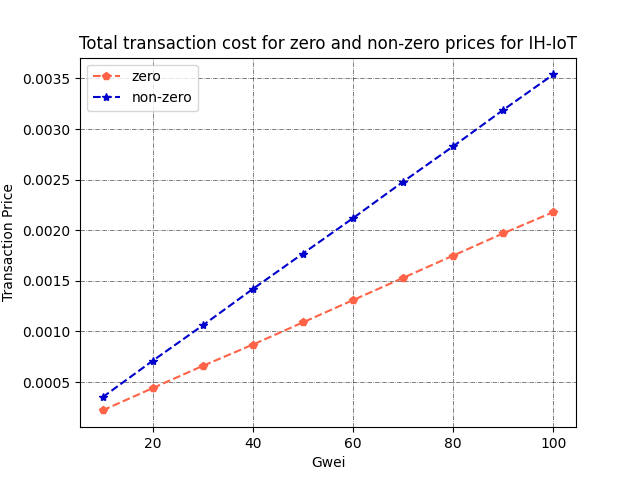

Generate this figure with Python:
import matplotlib.pyplot as plt

# Data
gwei = [10, 20, 30, 40, 50, 60, 70, 80, 90, 100]
nonzero_price = [0.00035, 0.00071, 0.00106, 0.00142, 0.00177, 0.00212, 0.00248, 0.00283, 0.00319, 0.00354]
zero_price = [0.00022,0.00044, 0.00066,0.00087, 0.00109, 0.00131,0.00153, 0.00175, 0.00197, 0.00218]

# Plot
plt.plot(gwei, zero_price, label='zero', color='tomato', marker='p',linestyle = 'dashed')
plt.plot(gwei, nonzero_price, label='non-zero',color='mediumblue',marker='*',linestyle = 'dashed')
#plt.plot(label = "line graph", color = 'red', marker = "o", linestyle = 'dashed', linewidth = 3, markersize = 10)
plt.grid(visible=True, which='both', axis='both', linewidth=0.5, linestyle='-.', alpha=0.7, color='black')

# Add labels and title
plt.xlabel('Gwei')
plt.ylabel('Transaction Price')
plt.title('Total transaction cost for zero and non-zero prices for IH-IoT')

# Add legend
plt.legend()
plt.grid(visible=True, which='both', axis='both', linewidth=0.5, linestyle='-.', alpha=0.7, color='black')
plt.savefig('IH-IoT.png')

# Show plot
plt.show()